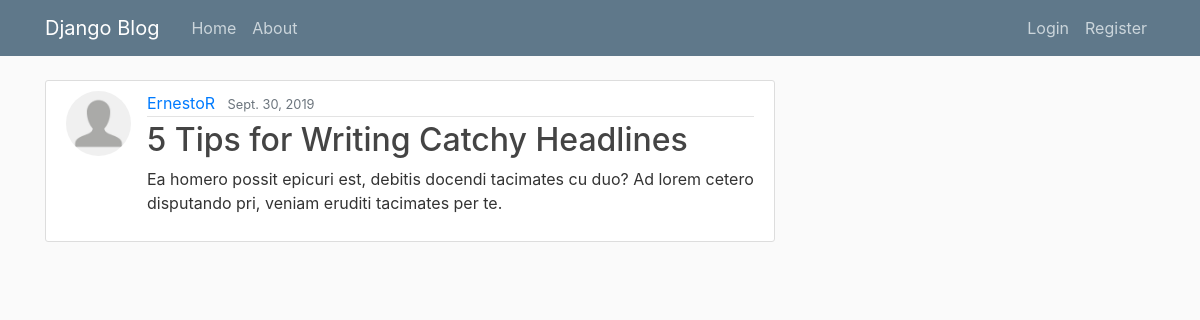
Page /post/index=13/ on the committed database.
### blog/models.py (models this page shows, shortened)
class Post(models.Model):
    title = models.CharField(max_length=100)
    content = models.TextField()
    date_posted = models.DateTimeField(default=timezone.now)
    author = models.ForeignKey(User, on_delete= models.CASCADE)

### blog/views.py (the view)
class PostDetailView(DetailView):
    model = Post

### blog/templates/blog/post_detail.html (shortened to what this page needs)
{% extends "blog/base.html" %}
{% block content %}
<article class="media content-section">
  <img class="rounded-circle article-img" src="{{ object.author.profile.image.url }}">
  <div class="media-body">
    <div class="article-metadata">
      <a class="mr-2" href="{% url 'user-post' object.author.username %}">{{ object.author }}</a>
      <small class="text-muted">{{ object.date_posted|date }}</small>
    </div>
    <h2 class="article-title">{{ object.title }}</h2>
    <p class="article-content">{{ object.content }}</p>
  </div>
</article>
{% endblock content %}

### blog/static/blog/main.css (style rules this page uses)
body { background: #fafafa; color: #333333; margin-top: 5rem; }
h1, h2, h3, h4, h5, h6 { color: #444444; }
.content-section { background: #ffffff; padding: 10px 20px; border: 1px solid #dddddd; border-radius: 3px; margin-bottom: 20px; }
.article-title { color: #444444; }
.article-content { white-space: pre-line; }
.article-img { height: 65px; width: 65px; margin-right: 16px; }
.article-metadata { padding-bottom: 1px; margin-bottom: 4px; border-bottom: 1px solid #e3e3e3 }

### rows in the picture
Post: author "ErnestoR", date_posted "Sept. 30, 2019", title "5 Tips for Writing Catchy Headlines", content "Ea homero possit epicuri est, debitis docendi tacimates cu duo? Ad lorem cetero disputando pri, veniam eruditi tacimates per te."
